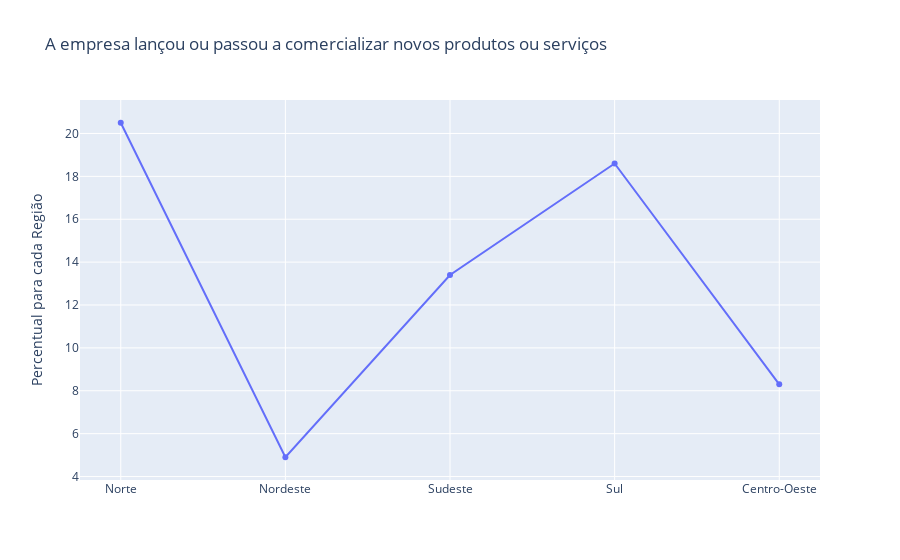

Notebook code cell kept with this figure:
### Code cell
layout = go.Layout(title='A empresa lançou ou passou a comercializar novos produtos ou serviços',
                   yaxis={'title':'Percentual para cada Região'},
                  )
# Criando gráfico com marcadores e linhas
bits = go.Scatter(x = ["Norte","Nordeste","Sudeste","Sul","Centro-Oeste"],
                    y = [20.5,4.9,13.4,18.6,8.3],
                    mode = 'markers+lines',
                    name = 'Marcadores e Linhas')
data = [bits]
# Criando figura que será exibida
fig = go.Figure(data=data, layout=layout)
# Exibindo figura/gráfico
py.iplot(fig)

### Figure 1 — Plotly figure (JSON) as saved in the notebook; plotly's stock layout.template omitted (floating-point values rounded to 4 significant figures)
{"data": [{"mode": "markers+lines", "name": "Marcadores e Linhas", "type": "scatter", "x": ["Norte", "Nordeste", "Sudeste", "Sul", "Centro-Oeste"], "y": [20.5, 4.9, 13.4, 18.6, 8.3]}], "layout": {"title": {"text": "A empresa lançou ou passou a comercializar novos produtos ou serviços"}, "yaxis": {"title": {"text": "Percentual para cada Região"}}}}
